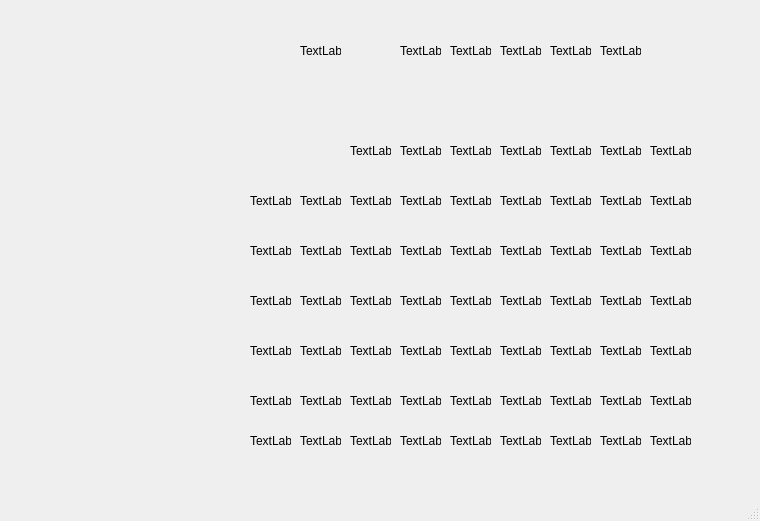
<?xml version="1.0" encoding="UTF-8"?>
<ui version="4.0">
 <class>MainWindow</class>
 <widget class="QMainWindow" name="MainWindow">
  <property name="geometry">
   <rect>
    <x>0</x>
    <y>0</y>
    <width>760</width>
    <height>521</height>
   </rect>
  </property>
  <property name="windowTitle">
   <string>MainWindow</string>
  </property>
  <widget class="QWidget" name="centralwidget">
   <widget class="QLabel" name="label">
    <property name="geometry">
     <rect>
      <x>-160</x>
      <y>-110</y>
      <width>941</width>
      <height>600</height>
     </rect>
    </property>
    <property name="text">
     <string/>
    </property>
    <property name="pixmap">
     <pixmap resource="res.qrc">:/bg/Wiki-background</pixmap>
    </property>
   </widget>
   <widget class="QLabel" name="label_3">
    <property name="geometry">
     <rect>
      <x>300</x>
      <y>30</y>
      <width>41</width>
      <height>41</height>
     </rect>
    </property>
    <property name="text">
     <string>TextLabel</string>
    </property>
   </widget>
   <widget class="QLabel" name="label_5">
    <property name="geometry">
     <rect>
      <x>400</x>
      <y>30</y>
      <width>41</width>
      <height>41</height>
     </rect>
    </property>
    <property name="text">
     <string>TextLabel</string>
    </property>
   </widget>
   <widget class="QLabel" name="label_6">
    <property name="geometry">
     <rect>
      <x>450</x>
      <y>30</y>
      <width>41</width>
      <height>41</height>
     </rect>
    </property>
    <property name="text">
     <string>TextLabel</string>
    </property>
   </widget>
   <widget class="QLabel" name="label_7">
    <property name="geometry">
     <rect>
      <x>500</x>
      <y>30</y>
      <width>41</width>
      <height>41</height>
     </rect>
    </property>
    <property name="text">
     <string>TextLabel</string>
    </property>
   </widget>
   <widget class="QLabel" name="label_8">
    <property name="geometry">
     <rect>
      <x>550</x>
      <y>30</y>
      <width>41</width>
      <height>41</height>
     </rect>
    </property>
    <property name="text">
     <string>TextLabel</string>
    </property>
   </widget>
   <widget class="QLabel" name="label_9">
    <property name="geometry">
     <rect>
      <x>600</x>
      <y>30</y>
      <width>41</width>
      <height>41</height>
     </rect>
    </property>
    <property name="text">
     <string>TextLabel</string>
    </property>
   </widget>
   <widget class="QLabel" name="label_22">
    <property name="geometry">
     <rect>
      <x>350</x>
      <y>130</y>
      <width>41</width>
      <height>41</height>
     </rect>
    </property>
    <property name="text">
     <string>TextLabel</string>
    </property>
   </widget>
   <widget class="QLabel" name="label_23">
    <property name="geometry">
     <rect>
      <x>400</x>
      <y>130</y>
      <width>41</width>
      <height>41</height>
     </rect>
    </property>
    <property name="text">
     <string>TextLabel</string>
    </property>
   </widget>
   <widget class="QLabel" name="label_24">
    <property name="geometry">
     <rect>
      <x>450</x>
      <y>130</y>
      <width>41</width>
      <height>41</height>
     </rect>
    </property>
    <property name="text">
     <string>TextLabel</string>
    </property>
   </widget>
   <widget class="QLabel" name="label_25">
    <property name="geometry">
     <rect>
      <x>500</x>
      <y>130</y>
      <width>41</width>
      <height>41</height>
     </rect>
    </property>
    <property name="text">
     <string>TextLabel</string>
    </property>
   </widget>
   <widget class="QLabel" name="label_26">
    <property name="geometry">
     <rect>
      <x>550</x>
      <y>130</y>
      <width>41</width>
      <height>41</height>
     </rect>
    </property>
    <property name="text">
     <string>TextLabel</string>
    </property>
   </widget>
   <widget class="QLabel" name="label_27">
    <property name="geometry">
     <rect>
      <x>600</x>
      <y>130</y>
      <width>41</width>
      <height>41</height>
     </rect>
    </property>
    <property name="text">
     <string>TextLabel</string>
    </property>
   </widget>
   <widget class="QLabel" name="label_28">
    <property name="geometry">
     <rect>
      <x>650</x>
      <y>130</y>
      <width>41</width>
      <height>41</height>
     </rect>
    </property>
    <property name="text">
     <string>TextLabel</string>
    </property>
   </widget>
   <widget class="QLabel" name="label_29">
    <property name="geometry">
     <rect>
      <x>250</x>
      <y>180</y>
      <width>41</width>
      <height>41</height>
     </rect>
    </property>
    <property name="text">
     <string>TextLabel</string>
    </property>
   </widget>
   <widget class="QLabel" name="label_30">
    <property name="geometry">
     <rect>
      <x>300</x>
      <y>180</y>
      <width>41</width>
      <height>41</height>
     </rect>
    </property>
    <property name="text">
     <string>TextLabel</string>
    </property>
   </widget>
   <widget class="QLabel" name="label_31">
    <property name="geometry">
     <rect>
      <x>350</x>
      <y>180</y>
      <width>41</width>
      <height>41</height>
     </rect>
    </property>
    <property name="text">
     <string>TextLabel</string>
    </property>
   </widget>
   <widget class="QLabel" name="label_32">
    <property name="geometry">
     <rect>
      <x>400</x>
      <y>180</y>
      <width>41</width>
      <height>41</height>
     </rect>
    </property>
    <property name="text">
     <string>TextLabel</string>
    </property>
   </widget>
   <widget class="QLabel" name="label_33">
    <property name="geometry">
     <rect>
      <x>450</x>
      <y>180</y>
      <width>41</width>
      <height>41</height>
     </rect>
    </property>
    <property name="text">
     <string>TextLabel</string>
    </property>
   </widget>
   <widget class="QLabel" name="label_34">
    <property name="geometry">
     <rect>
      <x>500</x>
      <y>180</y>
      <width>41</width>
      <height>41</height>
     </rect>
    </property>
    <property name="text">
     <string>TextLabel</string>
    </property>
   </widget>
   <widget class="QLabel" name="label_35">
    <property name="geometry">
     <rect>
      <x>550</x>
      <y>180</y>
      <width>41</width>
      <height>41</height>
     </rect>
    </property>
    <property name="text">
     <string>TextLabel</string>
    </property>
   </widget>
   <widget class="QLabel" name="label_36">
    <property name="geometry">
     <rect>
      <x>600</x>
      <y>180</y>
      <width>41</width>
      <height>41</height>
     </rect>
    </property>
    <property name="text">
     <string>TextLabel</string>
    </property>
   </widget>
   <widget class="QLabel" name="label_37">
    <property name="geometry">
     <rect>
      <x>650</x>
      <y>180</y>
      <width>41</width>
      <height>41</height>
     </rect>
    </property>
    <property name="text">
     <string>TextLabel</string>
    </property>
   </widget>
   <widget class="QLabel" name="label_38">
    <property name="geometry">
     <rect>
      <x>250</x>
      <y>230</y>
      <width>41</width>
      <height>41</height>
     </rect>
    </property>
    <property name="text">
     <string>TextLabel</string>
    </property>
   </widget>
   <widget class="QLabel" name="label_39">
    <property name="geometry">
     <rect>
      <x>300</x>
      <y>230</y>
      <width>41</width>
      <height>41</height>
     </rect>
    </property>
    <property name="text">
     <string>TextLabel</string>
    </property>
   </widget>
   <widget class="QLabel" name="label_40">
    <property name="geometry">
     <rect>
      <x>350</x>
      <y>230</y>
      <width>41</width>
      <height>41</height>
     </rect>
    </property>
    <property name="text">
     <string>TextLabel</string>
    </property>
   </widget>
   <widget class="QLabel" name="label_41">
    <property name="geometry">
     <rect>
      <x>400</x>
      <y>230</y>
      <width>41</width>
      <height>41</height>
     </rect>
    </property>
    <property name="text">
     <string>TextLabel</string>
    </property>
   </widget>
   <widget class="QLabel" name="label_42">
    <property name="geometry">
     <rect>
      <x>450</x>
      <y>230</y>
      <width>41</width>
      <height>41</height>
     </rect>
    </property>
    <property name="text">
     <string>TextLabel</string>
    </property>
   </widget>
   <widget class="QLabel" name="label_43">
    <property name="geometry">
     <rect>
      <x>500</x>
      <y>230</y>
      <width>41</width>
      <height>41</height>
     </rect>
    </property>
    <property name="text">
     <string>TextLabel</string>
    </property>
   </widget>
   <widget class="QLabel" name="label_44">
    <property name="geometry">
     <rect>
      <x>550</x>
      <y>230</y>
      <width>41</width>
      <height>41</height>
     </rect>
    </property>
    <property name="text">
     <string>TextLabel</string>
    </property>
   </widget>
   <widget class="QLabel" name="label_45">
    <property name="geometry">
     <rect>
      <x>600</x>
      <y>230</y>
      <width>41</width>
      <height>41</height>
     </rect>
    </property>
    <property name="text">
     <string>TextLabel</string>
    </property>
   </widget>
   <widget class="QLabel" name="label_46">
    <property name="geometry">
     <rect>
      <x>650</x>
      <y>230</y>
      <width>41</width>
      <height>41</height>
     </rect>
    </property>
    <property name="text">
     <string>TextLabel</string>
    </property>
   </widget>
   <widget class="QLabel" name="label_47">
    <property name="geometry">
     <rect>
      <x>250</x>
      <y>280</y>
      <width>41</width>
      <height>41</height>
     </rect>
    </property>
    <property name="text">
     <string>TextLabel</string>
    </property>
   </widget>
   <widget class="QLabel" name="label_48">
    <property name="geometry">
     <rect>
      <x>300</x>
      <y>280</y>
      <width>41</width>
      <height>41</height>
     </rect>
    </property>
    <property name="text">
     <string>TextLabel</string>
    </property>
   </widget>
   <widget class="QLabel" name="label_49">
    <property name="geometry">
     <rect>
      <x>350</x>
      <y>280</y>
      <width>41</width>
      <height>41</height>
     </rect>
    </property>
    <property name="text">
     <string>TextLabel</string>
    </property>
   </widget>
   <widget class="QLabel" name="label_50">
    <property name="geometry">
     <rect>
      <x>400</x>
      <y>280</y>
      <width>41</width>
      <height>41</height>
     </rect>
    </property>
    <property name="text">
     <string>TextLabel</string>
    </property>
   </widget>
   <widget class="QLabel" name="label_51">
    <property name="geometry">
     <rect>
      <x>450</x>
      <y>280</y>
      <width>41</width>
      <height>41</height>
     </rect>
    </property>
    <property name="text">
     <string>TextLabel</string>
    </property>
   </widget>
   <widget class="QLabel" name="label_52">
    <property name="geometry">
     <rect>
      <x>500</x>
      <y>280</y>
      <width>41</width>
      <height>41</height>
     </rect>
    </property>
    <property name="text">
     <string>TextLabel</string>
    </property>
   </widget>
   <widget class="QLabel" name="label_53">
    <property name="geometry">
     <rect>
      <x>550</x>
      <y>280</y>
      <width>41</width>
      <height>41</height>
     </rect>
    </property>
    <property name="text">
     <string>TextLabel</string>
    </property>
   </widget>
   <widget class="QLabel" name="label_54">
    <property name="geometry">
     <rect>
      <x>600</x>
      <y>280</y>
      <width>41</width>
      <height>41</height>
     </rect>
    </property>
    <property name="text">
     <string>TextLabel</string>
    </property>
   </widget>
   <widget class="QLabel" name="label_55">
    <property name="geometry">
     <rect>
      <x>650</x>
      <y>280</y>
      <width>41</width>
      <height>41</height>
     </rect>
    </property>
    <property name="text">
     <string>TextLabel</string>
    </property>
   </widget>
   <widget class="QLabel" name="label_56">
    <property name="geometry">
     <rect>
      <x>250</x>
      <y>330</y>
      <width>41</width>
      <height>41</height>
     </rect>
    </property>
    <property name="text">
     <string>TextLabel</string>
    </property>
   </widget>
   <widget class="QLabel" name="label_57">
    <property name="geometry">
     <rect>
      <x>300</x>
      <y>330</y>
      <width>41</width>
      <height>41</height>
     </rect>
    </property>
    <property name="text">
     <string>TextLabel</string>
    </property>
   </widget>
   <widget class="QLabel" name="label_58">
    <property name="geometry">
     <rect>
      <x>350</x>
      <y>330</y>
      <width>41</width>
      <height>41</height>
     </rect>
    </property>
    <property name="text">
     <string>TextLabel</string>
    </property>
   </widget>
   <widget class="QLabel" name="label_59">
    <property name="geometry">
     <rect>
      <x>400</x>
      <y>330</y>
      <width>41</width>
      <height>41</height>
     </rect>
    </property>
    <property name="text">
     <string>TextLabel</string>
    </property>
   </widget>
   <widget class="QLabel" name="label_60">
    <property name="geometry">
     <rect>
      <x>450</x>
      <y>330</y>
      <width>41</width>
      <height>41</height>
     </rect>
    </property>
    <property name="text">
     <string>TextLabel</string>
    </property>
   </widget>
   <widget class="QLabel" name="label_61">
    <property name="geometry">
     <rect>
      <x>500</x>
      <y>330</y>
      <width>41</width>
      <height>41</height>
     </rect>
    </property>
    <property name="text">
     <string>TextLabel</string>
    </property>
   </widget>
   <widget class="QLabel" name="label_62">
    <property name="geometry">
     <rect>
      <x>550</x>
      <y>330</y>
      <width>41</width>
      <height>41</height>
     </rect>
    </property>
    <property name="text">
     <string>TextLabel</string>
    </property>
   </widget>
   <widget class="QLabel" name="label_63">
    <property name="geometry">
     <rect>
      <x>600</x>
      <y>330</y>
      <width>41</width>
      <height>41</height>
     </rect>
    </property>
    <property name="text">
     <string>TextLabel</string>
    </property>
   </widget>
   <widget class="QLabel" name="label_64">
    <property name="geometry">
     <rect>
      <x>650</x>
      <y>330</y>
      <width>41</width>
      <height>41</height>
     </rect>
    </property>
    <property name="text">
     <string>TextLabel</string>
    </property>
   </widget>
   <widget class="QLabel" name="label_65">
    <property name="geometry">
     <rect>
      <x>250</x>
      <y>380</y>
      <width>41</width>
      <height>41</height>
     </rect>
    </property>
    <property name="text">
     <string>TextLabel</string>
    </property>
   </widget>
   <widget class="QLabel" name="label_66">
    <property name="geometry">
     <rect>
      <x>300</x>
      <y>380</y>
      <width>41</width>
      <height>41</height>
     </rect>
    </property>
    <property name="text">
     <string>TextLabel</string>
    </property>
   </widget>
   <widget class="QLabel" name="label_67">
    <property name="geometry">
     <rect>
      <x>350</x>
      <y>380</y>
      <width>41</width>
      <height>41</height>
     </rect>
    </property>
    <property name="text">
     <string>TextLabel</string>
    </property>
   </widget>
   <widget class="QLabel" name="label_68">
    <property name="geometry">
     <rect>
      <x>400</x>
      <y>380</y>
      <width>41</width>
      <height>41</height>
     </rect>
    </property>
    <property name="text">
     <string>TextLabel</string>
    </property>
   </widget>
   <widget class="QLabel" name="label_69">
    <property name="geometry">
     <rect>
      <x>450</x>
      <y>380</y>
      <width>41</width>
      <height>41</height>
     </rect>
    </property>
    <property name="text">
     <string>TextLabel</string>
    </property>
   </widget>
   <widget class="QLabel" name="label_70">
    <property name="geometry">
     <rect>
      <x>500</x>
      <y>380</y>
      <width>41</width>
      <height>41</height>
     </rect>
    </property>
    <property name="text">
     <string>TextLabel</string>
    </property>
   </widget>
   <widget class="QLabel" name="label_71">
    <property name="geometry">
     <rect>
      <x>550</x>
      <y>380</y>
      <width>41</width>
      <height>41</height>
     </rect>
    </property>
    <property name="text">
     <string>TextLabel</string>
    </property>
   </widget>
   <widget class="QLabel" name="label_72">
    <property name="geometry">
     <rect>
      <x>600</x>
      <y>380</y>
      <width>41</width>
      <height>41</height>
     </rect>
    </property>
    <property name="text">
     <string>TextLabel</string>
    </property>
   </widget>
   <widget class="QLabel" name="label_73">
    <property name="geometry">
     <rect>
      <x>650</x>
      <y>380</y>
      <width>41</width>
      <height>41</height>
     </rect>
    </property>
    <property name="text">
     <string>TextLabel</string>
    </property>
   </widget>
   <widget class="QLabel" name="label_74">
    <property name="geometry">
     <rect>
      <x>250</x>
      <y>420</y>
      <width>41</width>
      <height>41</height>
     </rect>
    </property>
    <property name="text">
     <string>TextLabel</string>
    </property>
   </widget>
   <widget class="QLabel" name="label_75">
    <property name="geometry">
     <rect>
      <x>300</x>
      <y>420</y>
      <width>41</width>
      <height>41</height>
     </rect>
    </property>
    <property name="text">
     <string>TextLabel</string>
    </property>
   </widget>
   <widget class="QLabel" name="label_76">
    <property name="geometry">
     <rect>
      <x>350</x>
      <y>420</y>
      <width>41</width>
      <height>41</height>
     </rect>
    </property>
    <property name="text">
     <string>TextLabel</string>
    </property>
   </widget>
   <widget class="QLabel" name="label_77">
    <property name="geometry">
     <rect>
      <x>400</x>
      <y>420</y>
      <width>41</width>
      <height>41</height>
     </rect>
    </property>
    <property name="text">
     <string>TextLabel</string>
    </property>
   </widget>
   <widget class="QLabel" name="label_78">
    <property name="geometry">
     <rect>
      <x>450</x>
      <y>420</y>
      <width>41</width>
      <height>41</height>
     </rect>
    </property>
    <property name="text">
     <string>TextLabel</string>
    </property>
   </widget>
   <widget class="QLabel" name="label_79">
    <property name="geometry">
     <rect>
      <x>500</x>
      <y>420</y>
      <width>41</width>
      <height>41</height>
     </rect>
    </property>
    <property name="text">
     <string>TextLabel</string>
    </property>
   </widget>
   <widget class="QLabel" name="label_80">
    <property name="geometry">
     <rect>
      <x>550</x>
      <y>420</y>
      <width>41</width>
      <height>41</height>
     </rect>
    </property>
    <property name="text">
     <string>TextLabel</string>
    </property>
   </widget>
   <widget class="QLabel" name="label_81">
    <property name="geometry">
     <rect>
      <x>600</x>
      <y>420</y>
      <width>41</width>
      <height>41</height>
     </rect>
    </property>
    <property name="text">
     <string>TextLabel</string>
    </property>
   </widget>
   <widget class="QLabel" name="label_82">
    <property name="geometry">
     <rect>
      <x>650</x>
      <y>420</y>
      <width>41</width>
      <height>41</height>
     </rect>
    </property>
    <property name="text">
     <string>TextLabel</string>
    </property>
   </widget>
  </widget>
  <widget class="QMenuBar" name="menubar">
   <property name="geometry">
    <rect>
     <x>0</x>
     <y>0</y>
     <width>760</width>
     <height>21</height>
    </rect>
   </property>
  </widget>
  <widget class="QStatusBar" name="statusbar"/>
 </widget>
 <resources>
  <include location="res.qrc"/>
 </resources>
 <connections/>
</ui>
